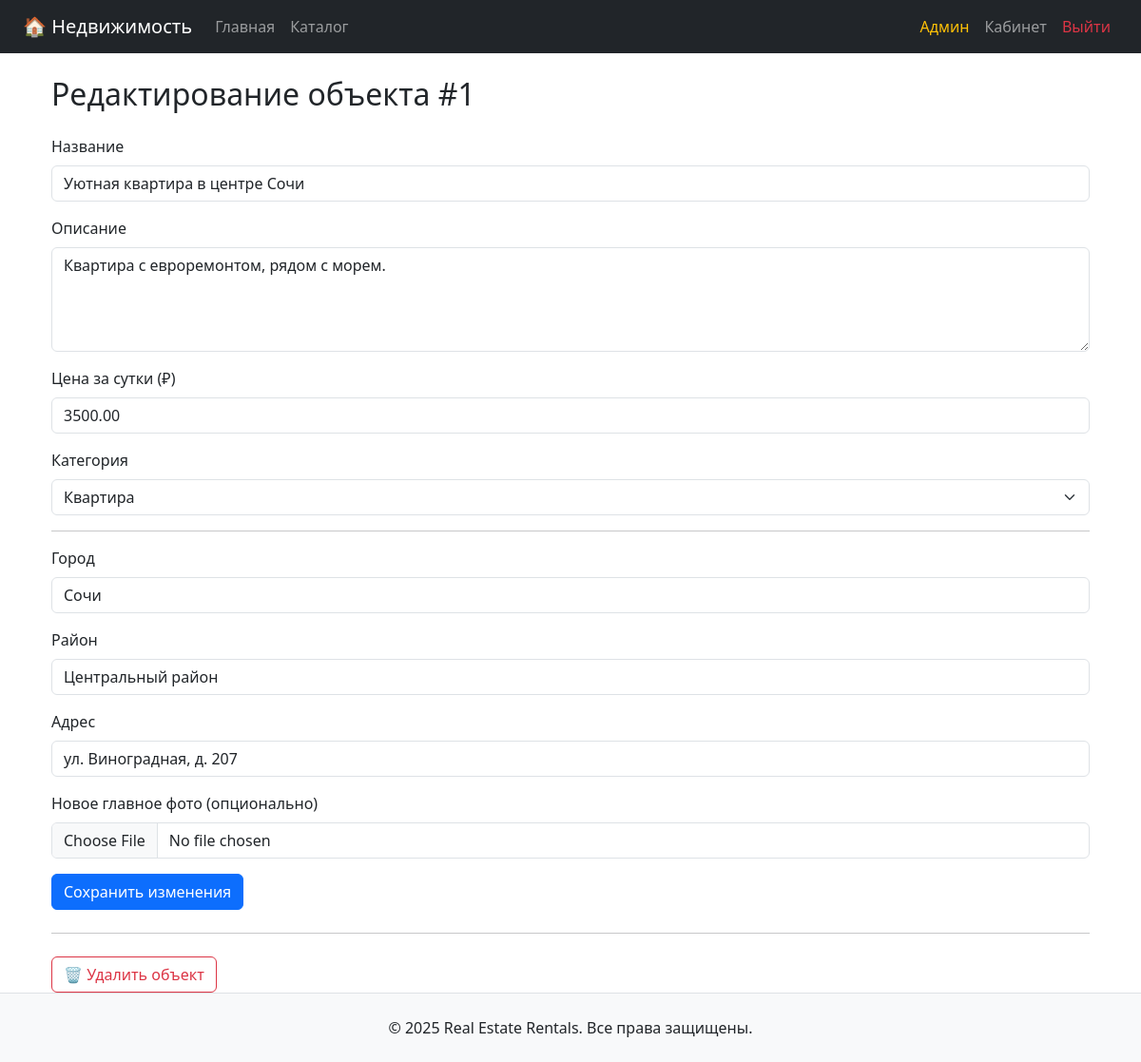
The app's page /admin/edit_property.php?id=1 (signed in) with its own data.
### tables this page shows
CREATE TABLE `properties` (
  `id` int(11) NOT NULL,
  `owner_id` int(11) NOT NULL,
  `category_id` int(11) NOT NULL,
  `location_id` int(11) NOT NULL,
  `title` varchar(255) NOT NULL,
  `description` text,
  `price_per_day` decimal(10,2) NOT NULL,
  `max_guests` int(11) DEFAULT '1',
  `available_from` date DEFAULT NULL,
  `available_to` date DEFAULT NULL,
  `created_at` datetime DEFAULT CURRENT_TIMESTAMP,
  `is_active` tinyint(1) DEFAULT '1'
);

CREATE TABLE `property_categories` (
  `id` int(11) NOT NULL,
  `name` varchar(50) NOT NULL
);

CREATE TABLE `locations` (
  `id` int(11) NOT NULL,
  `city` varchar(100) NOT NULL,
  `district` varchar(100) DEFAULT NULL,
  `address` varchar(255) NOT NULL
);

### admin/edit_property.php (the view, shortened to what this page needs)
<?php
require_once '../config.php';
$property_id = $_GET['id'] ?? null;
$stmt = $pdo->prepare("
    SELECT p.*, l.city, l.district, l.address
    FROM properties p
    JOIN locations l ON p.location_id = l.id
    WHERE p.id = ?
");
$stmt->execute([$property_id]);
$property = $stmt->fetch();
$categories = $pdo->query("SELECT id, name FROM property_categories")->fetchAll();
require_once '../templates/header.php';
?>
<div class="container">
    <h2 class="mb-4">Редактирование объекта #<?= $property_id ?></h2>
    <form method="POST" enctype="multipart/form-data">
        <div class="mb-3">
            <label class="form-label">Название</label>
            <input type="text" name="title" value="<?= htmlspecialchars($property['title']) ?>" class="form-control" required>
        </div>
        <div class="mb-3">
            <label class="form-label">Описание</label>
            <textarea name="description" rows="4" class="form-control"><?= htmlspecialchars($property['description']) ?></textarea>
        </div>
        <div class="mb-3">
            <label class="form-label">Цена за сутки (₽)</label>
            <input type="number" name="price_per_day" value="<?= $property['price_per_day'] ?>" class="form-control" required>
        </div>
        <div class="mb-3">
            <label class="form-label">Категория</label>
            <select name="category_id" class="form-select" required>
                <?php foreach ($categories as $cat): ?>
                    <option value="<?= $cat['id'] ?>" <?= $cat['id'] == $property['category_id'] ? 'selected' : '' ?>>
                        <?= htmlspecialchars($cat['name']) ?>
                    </option>
                <?php endforeach; ?>
            </select>
        </div>
        <hr>
        <div class="mb-3">
            <label class="form-label">Город</label>
            <input type="text" name="city" value="<?= htmlspecialchars($property['city']) ?>" class="form-control" required>
        </div>
        <div class="mb-3">
            <label class="form-label">Район</label>
            <input type="text" name="district" value="<?= htmlspecialchars($property['district']) ?>" class="form-control">
        </div>
        <div class="mb-3">
            <label class="form-label">Адрес</label>
            <input type="text" name="address" value="<?= htmlspecialchars($property['address']) ?>" class="form-control" required>
        </div>
        <div class="mb-3">
            <label class="form-label">Новое главное фото (опционально)</label>
            <input type="file" name="main_photo" class="form-control" accept="image/*">
        </div>
        <button class="btn btn-primary">Сохранить изменения</button>
    </form>
    <hr class="my-4">
    <form method="POST" onsubmit="return confirm('Удалить этот объект? Это действие необратимо.')">
        <button type="submit" class="btn btn-outline-danger">🗑 Удалить объект</button>
    </form>
</div>
<?php require_once '../templates/footer.php'; ?>

### records on screen
properties: title "Уютная квартира в центре Сочи", description "Квартира с евроремонтом, рядом с морем.", price_per_day "3500.00", category_id "Квартира", city "Сочи", district "Центральный район", address "ул. Виноградная, д. 207"

### other values on screen
$property_id "1"
